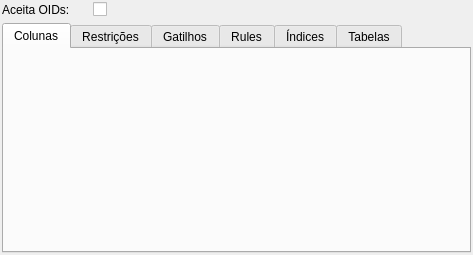
<?xml version="1.0" encoding="UTF-8"?>
<ui version="4.0">
 <class>TabelaWidget</class>
 <widget class="QWidget" name="TabelaWidget">
  <property name="geometry">
   <rect>
    <x>0</x>
    <y>0</y>
    <width>473</width>
    <height>255</height>
   </rect>
  </property>
  <property name="windowTitle">
   <string>Form</string>
  </property>
  <layout class="QGridLayout" name="tabela_grid">
   <property name="margin">
    <number>2</number>
   </property>
   <property name="spacing">
    <number>6</number>
   </property>
   <item row="0" column="0">
    <widget class="QLabel" name="aceita_oids_lbl">
     <property name="sizePolicy">
      <sizepolicy hsizetype="Fixed" vsizetype="Preferred">
       <horstretch>0</horstretch>
       <verstretch>0</verstretch>
      </sizepolicy>
     </property>
     <property name="minimumSize">
      <size>
       <width>85</width>
       <height>0</height>
      </size>
     </property>
     <property name="maximumSize">
      <size>
       <width>85</width>
       <height>16777215</height>
      </size>
     </property>
     <property name="text">
      <string>Aceita OIDs:</string>
     </property>
    </widget>
   </item>
   <item row="0" column="1">
    <widget class="QCheckBox" name="aceita_oids_chk">
     <property name="text">
      <string/>
     </property>
    </widget>
   </item>
   <item row="1" column="0" colspan="2">
    <widget class="QTabWidget" name="atributos_tbw">
     <property name="currentIndex">
      <number>0</number>
     </property>
     <widget class="QWidget" name="tab">
      <attribute name="title">
       <string>Colunas</string>
      </attribute>
     </widget>
     <widget class="QWidget" name="tab_4">
      <attribute name="title">
       <string>Restrições</string>
      </attribute>
     </widget>
     <widget class="QWidget" name="tab_5">
      <attribute name="title">
       <string>Gatilhos</string>
      </attribute>
     </widget>
     <widget class="QWidget" name="tab_6">
      <attribute name="title">
       <string>Rules</string>
      </attribute>
     </widget>
     <widget class="QWidget" name="tab_3">
      <attribute name="title">
       <string>Índices</string>
      </attribute>
     </widget>
     <widget class="QWidget" name="tab_2">
      <attribute name="title">
       <string>Tabelas</string>
      </attribute>
      <layout class="QGridLayout" name="gridLayout">
       <property name="margin">
        <number>2</number>
       </property>
       <item row="0" column="0">
        <widget class="QSplitter" name="splitter">
         <property name="orientation">
          <enum>Qt::Horizontal</enum>
         </property>
         <widget class="QWidget" name="layoutWidget1">
          <layout class="QVBoxLayout" name="verticalLayout">
           <item>
            <widget class="QLabel" name="label">
             <property name="text">
              <string>Tabelas Ancestrais:</string>
             </property>
            </widget>
           </item>
           <item>
            <widget class="QListWidget" name="tabs_ancestrais_lst">
             <property name="editTriggers">
              <set>QAbstractItemView::NoEditTriggers</set>
             </property>
             <property name="showDropIndicator" stdset="0">
              <bool>false</bool>
             </property>
             <property name="alternatingRowColors">
              <bool>true</bool>
             </property>
             <property name="selectionMode">
              <enum>QAbstractItemView::NoSelection</enum>
             </property>
             <property name="uniformItemSizes">
              <bool>true</bool>
             </property>
             <property name="selectionRectVisible">
              <bool>true</bool>
             </property>
            </widget>
           </item>
          </layout>
         </widget>
         <widget class="QWidget" name="layoutWidget">
          <layout class="QVBoxLayout" name="verticalLayout_2">
           <item>
            <widget class="QLabel" name="label_2">
             <property name="text">
              <string>Tabelas Copiadas:</string>
             </property>
            </widget>
           </item>
           <item>
            <widget class="QListWidget" name="tabs_copiadas_lst">
             <property name="editTriggers">
              <set>QAbstractItemView::NoEditTriggers</set>
             </property>
             <property name="showDropIndicator" stdset="0">
              <bool>false</bool>
             </property>
             <property name="alternatingRowColors">
              <bool>true</bool>
             </property>
             <property name="selectionMode">
              <enum>QAbstractItemView::NoSelection</enum>
             </property>
             <property name="uniformItemSizes">
              <bool>true</bool>
             </property>
             <property name="selectionRectVisible">
              <bool>true</bool>
             </property>
            </widget>
           </item>
          </layout>
         </widget>
        </widget>
       </item>
      </layout>
     </widget>
    </widget>
   </item>
  </layout>
 </widget>
 <resources/>
 <connections/>
</ui>
